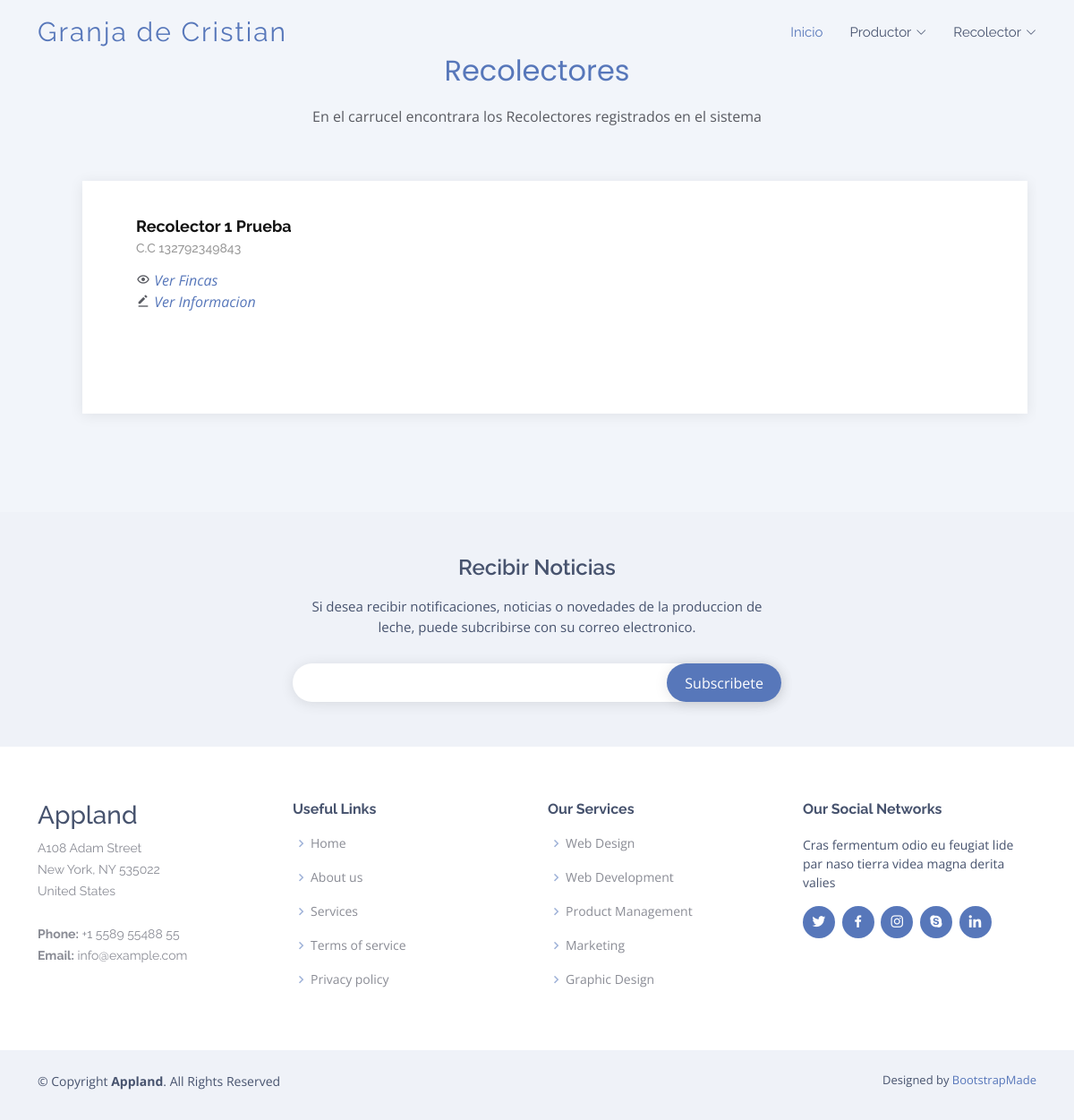
Page /recolector/ on the earlier database version.
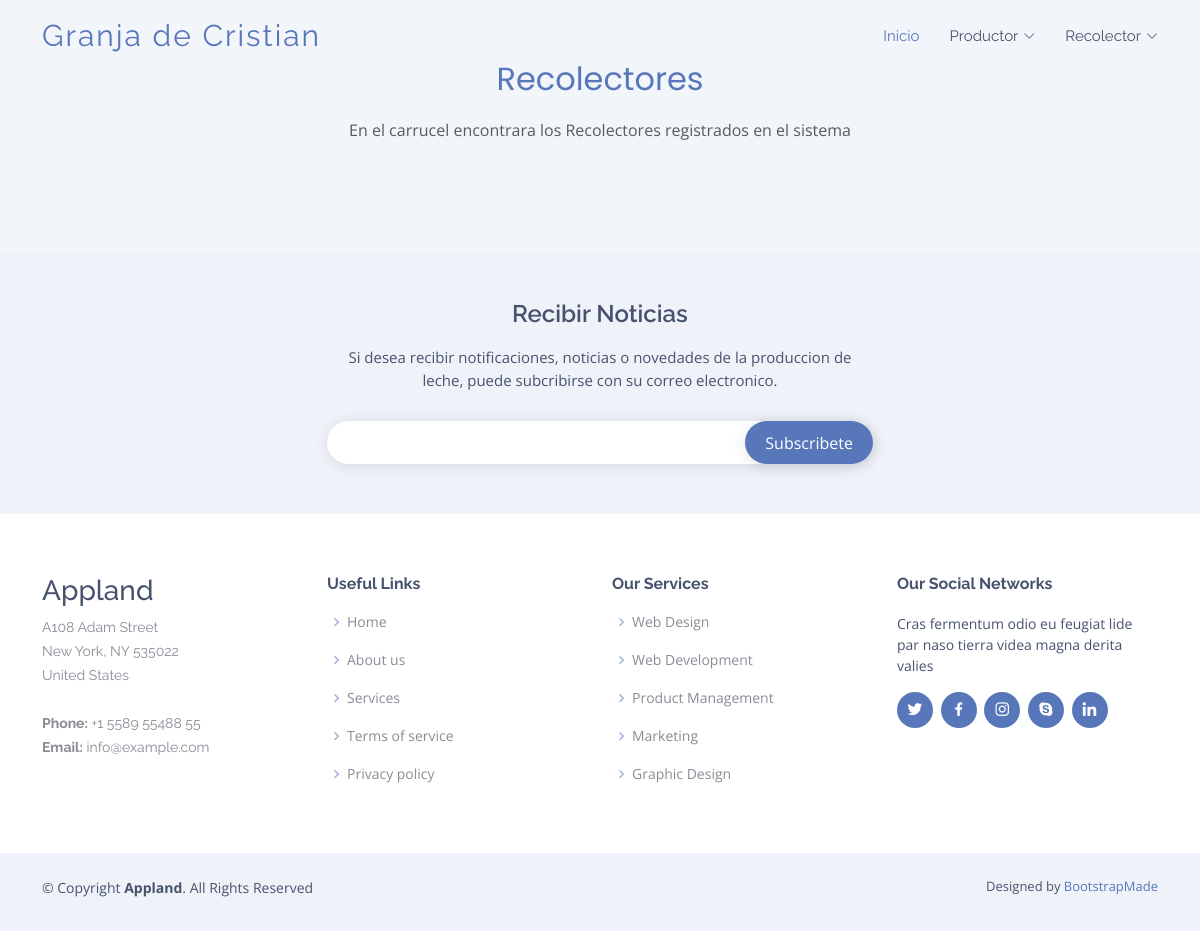
Same page on the later database version.
### recolector/models.py (models this page shows, shortened)
class Recolector(models.Model):
    cedula = models.CharField(max_length=40, unique=True, verbose_name='Cedula')
    nombres = models.CharField(max_length=150, verbose_name='Nombres')
    apellidos = models.CharField(max_length=150, verbose_name='Apellidos')
    direccion = models.CharField(max_length=150, verbose_name='Direccion')
    fNacimiento = models.DateField(null=True, blank=True, verbose_name="Fecha de cumpleaños")
    telefono = models.CharField(max_length=10, null=True, blank=True, verbose_name="Teléfono")
    create_at = models.DateTimeField(auto_now_add=True, verbose_name='Creado')
    update_at = models.DateTimeField(auto_now=True, verbose_name='Editado')
    class Meta:
        verbose_name = 'Recolector'
        verbose_name_plural = 'Recolectores'

### recolector/views.py (the view)
# urls.py: path('', views.mostrar, name="productores"),
def mostrar(request):
    recolectores = Recolector.objects.all()
    return render(request, 'recolector/mostrar.html', {
        'title': 'Lista Recolectores',
        'recolectores': recolectores
    })

### recolector/templates/recolector/mostrar.html (shortened to what this page needs)
{% extends 'layouts/layout.html' %}
{% block content %}
{% load static %}
<section id="testimonials" class="testimonials section-bg">
    <div class="container" data-aos="fade-up">
      <div class="section-title">
        <h2>Recolectores</h2>
        <p>En el carrucel encontrara los Recolectores registrados en el sistema</p>
      </div>
      <div class="testimonials-slider swiper" data-aos="fade-up" data-aos-delay="100">
        <div class="swiper-wrapper">
            {% for recolector in recolectores %}
          <div class="swiper-slide">
            <div class="testimonial-item">
              <h3>{{recolector.nombres}} {{recolector.apellidos}}</h3>
              <h4>C.C {{recolector.cedula}}</h4>
              <p>
                <i class='bx bx-show'></i> <a href="#" class="get-started-btn">Ver Fincas</a><br>
                <i class='bx bxs-edit-alt' ></i> <a href="{% url 'verrecolector' recolector.pk %}" class="get-started-btn">Ver Informacion</a>
              </p>
            </div>
        </div>
            {% endfor %}
        </div>
      </div>
    </div>
  </section>
  {% endblock%}

Differences in the rows shown:
removed Recolector: nombres "Recolector 1", apellidos "Prueba", cedula "132792349843"
